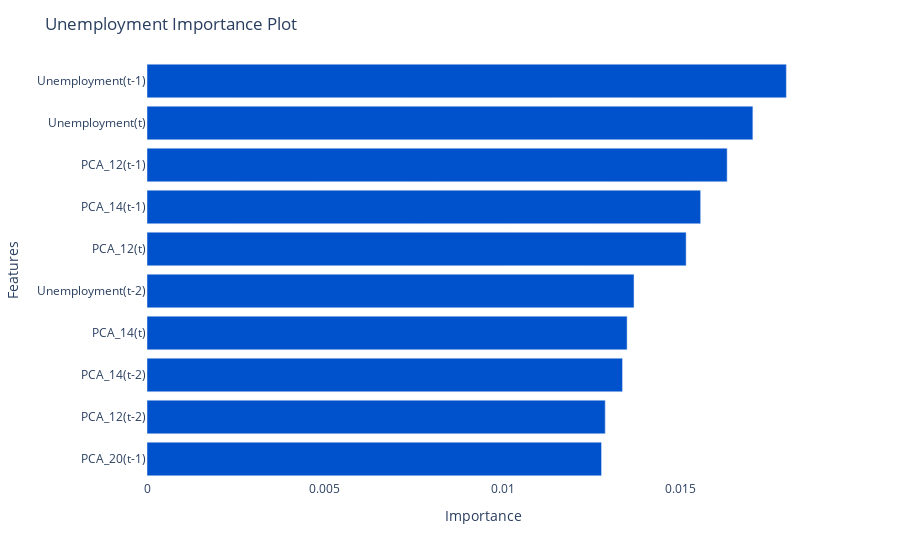

The code cell stored with this chart in its notebook:
### Code cell
fig = shap_object.plot_importance()
display_save_fig(fig, f"shap_importance_{VARIABLE}.png")

### Figure 1 — Plotly figure (JSON) as saved in the notebook; plotly's stock layout.template omitted (floating-point values rounded to 4 significant figures)
{"data": [{"alignmentgroup": "True", "hovertemplate": "x=%{x}<br>y=%{y}<extra></extra>", "legendgroup": "", "marker": {"color": "#0052CC"}, "name": "", "offsetgroup": "", "orientation": "h", "showlegend": false, "textposition": "auto", "type": "bar", "x": [0.01278, 0.01288, 0.01336, 0.01349, 0.01369, 0.01515, 0.01556, 0.01631, 0.01703, 0.01797], "xaxis": "x", "y": ["PCA_20(t-1)", "PCA_12(t-2)", "PCA_14(t-2)", "PCA_14(t)", "Unemployment(t-2)", "PCA_12(t)", "PCA_14(t-1)", "PCA_12(t-1)", "Unemployment(t)", "Unemployment(t-1)"], "yaxis": "y"}], "layout": {"barmode": "relative", "legend": {"tracegroupgap": 0}, "margin": {"t": 60}, "plot_bgcolor": "white", "title": {"text": "Unemployment Importance Plot"}, "xaxis": {"anchor": "y", "domain": [0, 1], "title": {"text": "Importance"}}, "yaxis": {"anchor": "x", "domain": [0, 1], "title": {"text": "Features"}}}}
